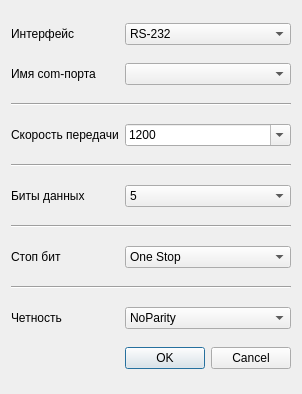
<?xml version="1.0" encoding="UTF-8"?>
<ui version="4.0">
 <class>kompasSettings</class>
 <widget class="QDialog" name="kompasSettings">
  <property name="geometry">
   <rect>
    <x>0</x>
    <y>0</y>
    <width>280</width>
    <height>394</height>
   </rect>
  </property>
  <property name="windowTitle">
   <string>Настройки</string>
  </property>
  <layout class="QGridLayout" name="gridLayout">
   <item row="8" column="0" colspan="2">
    <widget class="Line" name="line_4">
     <property name="orientation">
      <enum>Qt::Horizontal</enum>
     </property>
    </widget>
   </item>
   <item row="9" column="0">
    <widget class="QLabel" name="label_5">
     <property name="text">
      <string>Четность</string>
     </property>
    </widget>
   </item>
   <item row="2" column="0" colspan="2">
    <widget class="Line" name="line">
     <property name="orientation">
      <enum>Qt::Horizontal</enum>
     </property>
    </widget>
   </item>
   <item row="3" column="0">
    <widget class="QLabel" name="label_4">
     <property name="text">
      <string>Скорость передачи</string>
     </property>
    </widget>
   </item>
   <item row="0" column="0">
    <widget class="QLabel" name="label">
     <property name="text">
      <string>Интерфейс</string>
     </property>
    </widget>
   </item>
   <item row="1" column="0">
    <widget class="QLabel" name="label_2">
     <property name="text">
      <string>Имя com-порта</string>
     </property>
    </widget>
   </item>
   <item row="1" column="1">
    <widget class="QComboBox" name="Com_n"/>
   </item>
   <item row="0" column="1">
    <widget class="QComboBox" name="Interface_c">
     <item>
      <property name="text">
       <string>RS-232</string>
      </property>
     </item>
     <item>
      <property name="text">
       <string>RS-485</string>
      </property>
     </item>
     <item>
      <property name="text">
       <string>MIL-STD-1553</string>
      </property>
     </item>
    </widget>
   </item>
   <item row="6" column="0" colspan="2">
    <widget class="Line" name="line_3">
     <property name="orientation">
      <enum>Qt::Horizontal</enum>
     </property>
    </widget>
   </item>
   <item row="7" column="0">
    <widget class="QLabel" name="label_6">
     <property name="text">
      <string>Стоп бит</string>
     </property>
    </widget>
   </item>
   <item row="4" column="0" colspan="2">
    <widget class="Line" name="line_2">
     <property name="orientation">
      <enum>Qt::Horizontal</enum>
     </property>
    </widget>
   </item>
   <item row="5" column="0">
    <widget class="QLabel" name="label_3">
     <property name="text">
      <string>Биты данных</string>
     </property>
    </widget>
   </item>
   <item row="10" column="1">
    <widget class="QDialogButtonBox" name="buttonBox">
     <property name="standardButtons">
      <set>QDialogButtonBox::Cancel|QDialogButtonBox::Ok</set>
     </property>
    </widget>
   </item>
   <item row="3" column="1">
    <widget class="QComboBox" name="speed">
     <property name="editable">
      <bool>true</bool>
     </property>
     <item>
      <property name="text">
       <string>1200</string>
      </property>
     </item>
     <item>
      <property name="text">
       <string>2400</string>
      </property>
     </item>
     <item>
      <property name="text">
       <string>4800</string>
      </property>
     </item>
     <item>
      <property name="text">
       <string>9600</string>
      </property>
     </item>
     <item>
      <property name="text">
       <string>19200</string>
      </property>
     </item>
     <item>
      <property name="text">
       <string>38400</string>
      </property>
     </item>
     <item>
      <property name="text">
       <string>57600</string>
      </property>
     </item>
     <item>
      <property name="text">
       <string>115200</string>
      </property>
     </item>
    </widget>
   </item>
   <item row="9" column="1">
    <widget class="QComboBox" name="parity_c">
     <item>
      <property name="text">
       <string>NoParity</string>
      </property>
     </item>
     <item>
      <property name="text">
       <string>EvenParity</string>
      </property>
     </item>
     <item>
      <property name="text">
       <string>OddParity</string>
      </property>
     </item>
     <item>
      <property name="text">
       <string>SpaceParity</string>
      </property>
     </item>
     <item>
      <property name="text">
       <string>MarkParity</string>
      </property>
     </item>
    </widget>
   </item>
   <item row="7" column="1">
    <widget class="QComboBox" name="bit_stop">
     <item>
      <property name="text">
       <string>One Stop</string>
      </property>
     </item>
     <item>
      <property name="text">
       <string>Two Stop</string>
      </property>
     </item>
     <item>
      <property name="text">
       <string>One and Half Stop</string>
      </property>
     </item>
    </widget>
   </item>
   <item row="5" column="1">
    <widget class="QComboBox" name="data_bits">
     <item>
      <property name="text">
       <string>5</string>
      </property>
     </item>
     <item>
      <property name="text">
       <string>6</string>
      </property>
     </item>
     <item>
      <property name="text">
       <string>7</string>
      </property>
     </item>
     <item>
      <property name="text">
       <string>8</string>
      </property>
     </item>
    </widget>
   </item>
  </layout>
 </widget>
 <resources/>
 <connections/>
</ui>
